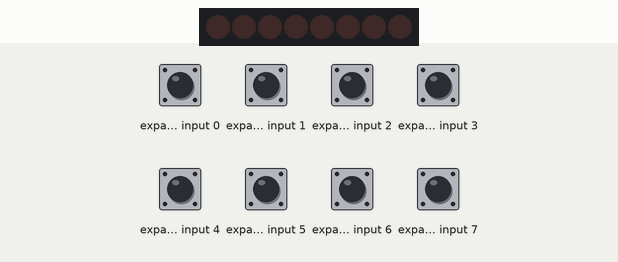
Bench run of a sketch on a simulated Arduino Uno, built with avr-gcc and run on an emulated ATmega328P. Parts: 8 port-expander outputs drawn as a row of LEDs (first output left, lit = HIGH). Wiring (inferred from the names in the program): PCF8574 port expander at I2C address 0x20. Wiring (inferred from the signals the program sends): row of LEDs: on Q0, Q1, Q2, Q3, Q4, Q5, Q6, Q7. The inputs (shaded band) are chosen by the test bench; at power-on: expander input 0–7 HIGH.

Above: at 0.14 s.
At 1.88 s:
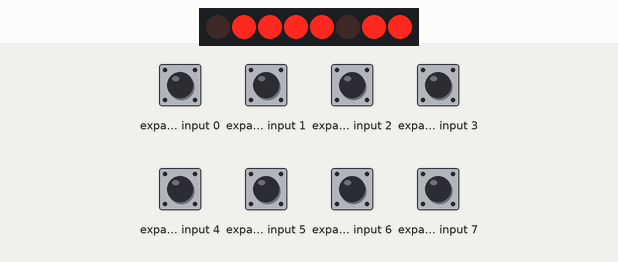
At 3.62 s:
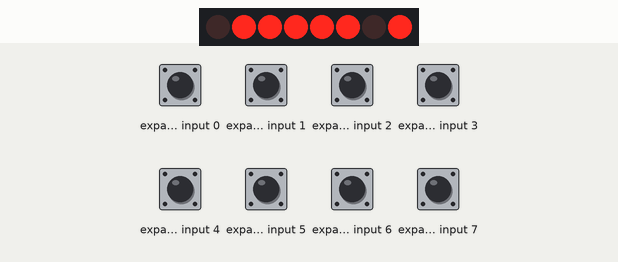
At 7.09 s:
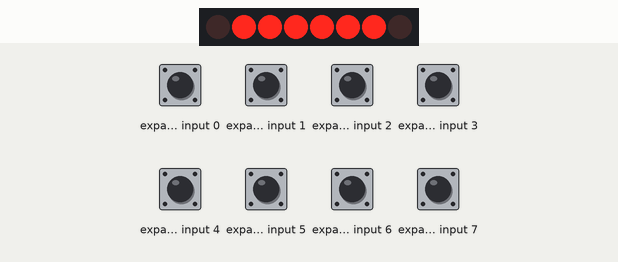
At 10.57 s:
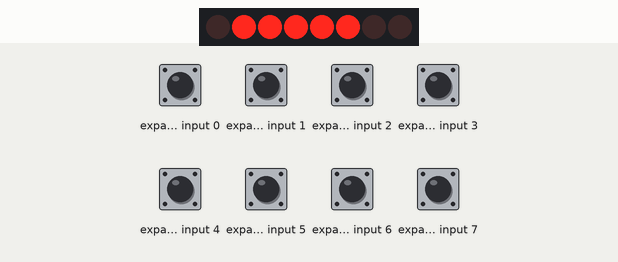
At 14.1 s:
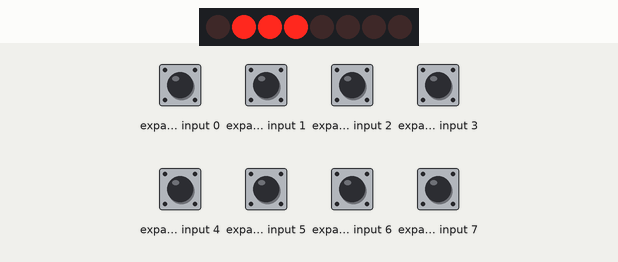
Timing chart, 0 to 17.5 s (numbered marks = the images above):
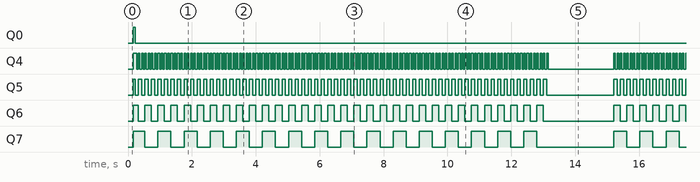

Measured:
- by itself, Q0: LOW → HIGH at 0.17 s, → LOW 0.05 s later
- by itself, Q4–7: moves between LOW and HIGH, repeating every 15.1 s
- by itself, everything shown: repeats every 15.1 s, in 256 steps

The sketch:

63010212lcd09.ino
```cpp
#include <Wire.h>
#include <hd44780.h>
#include <hd44780_I2Cexp.h>
hd44780_I2Cexp lcd;
const int LCD_COLS = 16;
const int LCD_ROWS = 2;
int col;
int row;
void setup()
{
  int status;
  status = lcd.begin(LCD_COLS, LCD_ROWS);
  if (status) // non zero status means it was unsuccesful
  {
    // begin() failed so blink error code using the onboard LED if possible
    hd44780::fatalError(status); // does not return
  }
}
void loop()
{
  lcd.cursor(); // turn on cursor so you can see where it is row = 0;
  col = 0;
  for (int i = 0; i < 256; i++) // start at the character for the number zero
  {
    lcd.setCursor(col, row);
    lcd.print(char(i)); // print ASCII chars
    col = col + 1;
    if (col == 16)
    {
      col = 0;
      row = row + 1;
      if (row == 2)
        row = 0;
    }
    delay(50); // slow things down to watch the printing & wrapping
  }
  delay(2000);
}
```
